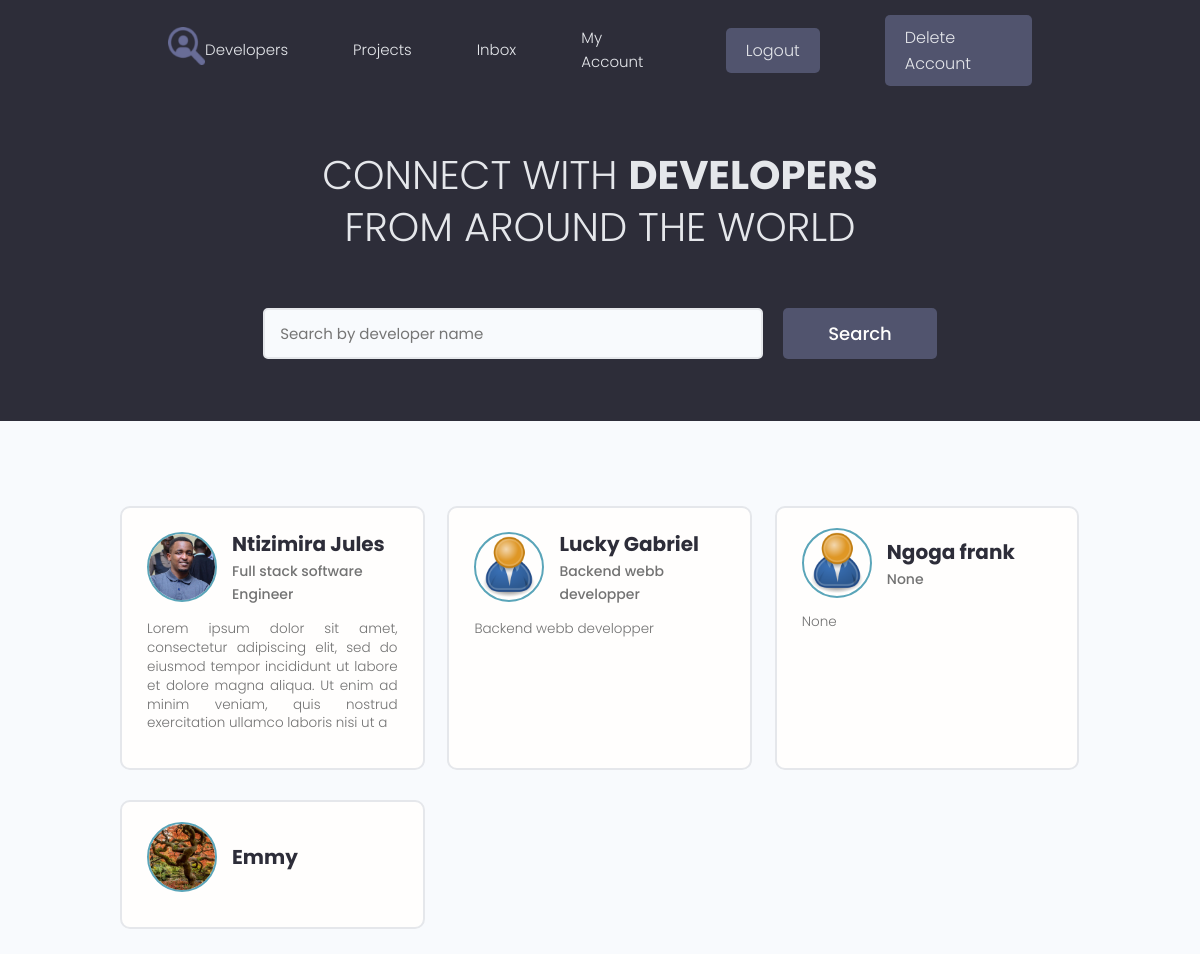
The page /profiles (signed in) on the database its author committed.
### models/user.py (models this page shows, shortened)
class Profile(BaseModel, Base):
    __tablename__ = 'profiles'
    user_id = Column(String(60), ForeignKey('users.id'))
    user = relationship("User", back_populates="profile")
    username = Column(String(150), nullable=False, unique=True)
    email = Column(String(150), nullable=False)
    name = Column(String(150), nullable=False)
    bio = Column(Text, nullable=True)
    location = Column(String(150), nullable=True)
    headline = Column(String(250), nullable=True)
    profile_image_url = Column(String(2000), default='images/profiles/user-default.png')
    social_github = Column(String(200), nullable=True)
    social_linkdin = Column(String(200), nullable=True)
    social_youtube = Column(String(200), nullable=True)
    social_twitter = Column(String(200), nullable=True)
    skills = relationship("Skill", backref="profile",
                          cascade="all, delete, delete-orphan")
    comments = relationship("Comment", backref="profile", cascade="all, delete-orphan")
    rates = relationship("Rate", backref="profile", cascade="all, delete-orphan")

### webdynamic/views/users.py (the view)
@app_views.route('/profiles', methods=['GET'], strict_slashes=False)
def profiles():
    profiles = []
    searchQuery = None
    if request.args.get('text'):
        searchQuery = request.args.get('text').lower()
        for profile in storage.all(Profile).values():
            if (profile.name and searchQuery in profile.name.lower()) or (profile.bio and searchQuery in profile.bio.lower()):
                    profiles.append(profile)
            else:
                for skill in profile.skills:
                    if searchQuery in skill.name.lower():
                        profiles.append(profile)
                        break
    else:
        profiles = list(storage.all(Profile).values())
    page = int(request.args.get('page', 1))
    items_on_page, total_pages, custom_range = paginate(profiles, page)
    context = {
        'items_on_page': items_on_page,
        'total_pages': total_pages,
        'queryPage': page,
        'custom_range': custom_range,
        'searchQuery': searchQuery if searchQuery else None
        }
    return render_template('profiles.html', **context)

### models/engine/dbManager.py (called while the page is built)
    def all(self, cls=None):
        new_dict = {}
        for clss in classes:
            if cls is None or cls is classes[clss] or cls is clss:
                objs = self.__session.query(classes[clss]).all()
                for obj in objs:
                    key = obj.__class__.__name__ + '.' + obj.id
                    new_dict[key] = obj
        return (new_dict)

    def get(self, cls, id):
        for obj in self.all(cls).values():
            if id == obj.id:
                return obj

### utils/paginate.py (called while the page is built)
def paginate(data, page):
    per_page = 9
    start_index = (page - 1) * per_page
    end_index = start_index + per_page
    total_pages = (len(data) + per_page - 1) // per_page
    items_on_page = data[start_index:end_index]
    leftindex = page - 4 if page > 4 else 1
    rightIndex =  page + 5 if (page + 5) <= total_pages else total_pages + 1
    custom_range = range(leftindex, rightIndex)
    return items_on_page, total_pages, custom_range

### webdynamic/app.py (called while the page is built)
@login_manager.user_loader
def load_user(user_id):
    user = storage.get(User, user_id)
    return user

@app.context_processor
def inject_user():
    return dict(current_user=current_user)

### webdynamic/templates/profiles.html (shortened to what this page needs)
{% extends 'main.html' %}
{% block content %}
  <main class="home">
    <section class="hero-section text-center">
      <div class="container container--narrow">
        <div class="hero-section__box">
          <h2>CONNECT WITH <span>DEVELOPERS</span></h2>
          <h2>FROM AROUND THE WORLD</h2>
        </div>
        <div class="hero-section__search">
          <form class="form" action="{{url_for('app_views.profiles')}}"  method="get" enctype="multipart/form-data">
            <div class="form__field">
              <input class="input input--text" id="formInput#search" type="text" name="text"
                placeholder="Search by developer name" />
            </div>
            <input class="btn btn--sub btn--lg" type="submit" value="Search" />
          </form>
        </div>
      </div>
    </section>
    <section class="devlist">
      <div class="container">
        <div class="grid grid--three">
            {% for profile in items_on_page %}
            <div class="column card">
                <div class="dev">
                <a href="{{url_for('app_views.profile', profile_id=profile.id)}}" class="card__body">
                    <div class="dev__profile">
                    <img class="avatar avatar--md" src="{{url_for('static', filename=profile.profile_image_url)}}" alt="image" />
                    <div class="dev__meta">
                        <h3>{{profile.name}}</h3>
                        <h5>{{profile.headline}}</h5>
                    </div>
                    </div>
                    <p class="dev__info">
                        {{profile.bio[:200] if profile.bio and profile.bio|length > 150 else profile.bio}}
                    </p>
                </a>
                </div>
            </div>
            {% endfor %}
        </div>
      </div>
    </section>
  </main>
{% endblock %}

### webdynamic/static/styles/app.css (style rules this page uses)
:root { --color-sub: #2d2d39; }
.btn--sub { background-color: var(--color-sub-light); }
.card { border: 2px solid var(--color-light); }
img { width: 100%; }
.hero-section { height: 40vh; display: flex; align-items: center; background-color: var(--color-sub); }
.hero-section__box { margin-bottom: 4rem; }
.hero-section__box > h2, .hero-section__box > h2 > span { font-size: 4rem; color: var(--color-light); line-height: 1.3; text-transform: uppercase; }
.hero-section__box > h2 { font-weight: 300; }
.hero-section__box > h2 > span { font-weight: 700; }
.hero-section__search > .form { display: flex; align-items: center; justify-content: center; gap: 2rem; }
.hero-section__search > .form input.input--text { width: 50rem; }
.devlist { margin-top: 8rem; }
.devlist .grid { align-items: stretch; }
.devlist .dev .dev__profile { display: flex; align-items: center; gap: 1.5rem; }
.devlist .dev .dev__meta h3 { color: var(--color-sub); font-size: 2rem; font-weight: 700; }
.devlist .dev .dev__meta h5 { color: var(--color-text); font-size: 1.4rem; font-weight: 500; }
.devlist .dev .dev__info { margin: 1.5rem 0; font-size: 1.35rem; line-height: 1.4; text-align: justify; }

### webdynamic/static/uikit/styles/modules/_variables.css (style rules this page uses)
:root { --color-main: #5aa5b9; --color-main-light: #e6faff; --color-sub: #3f4156; --color-sub-light: #51546e; --color-sub-lighter: #ededfd; --color-text: #737373; --color-gray: #8b8b8b; --color-light: #e5e7eb; --color-light-gray: #767676; --color-bg: #f8fafd; --color-white: #fffefd; --color-white-light: #f3f3f3; --color-success: #359e64; --color-success-bg: #def8e8; --color-error: #fc4b0b; --color-error-bg: #fff2ee; --font-base: 'Poppins', arial, helvetica, 'Segoe UI', roboto, ubuntu, sans-serif; --font-monospace: 'Fira Code', 'Courier New', courier, monospace; --font-regular: 300; --font-medium: 500; --font-bold: 700; --generic-shadow: 1px 1px 5px #00000010; --generic-transition: all 0.3s ease-in-out; }

### webdynamic/static/uikit/styles/modules/_base.css (style rules this page uses)
* { margin: 0; padding: 0; box-sizing: border-box; text-rendering: optimizeLegibility; color: inherit; font-size: inherit; }
html { font-size: 50%; }
@media only screen and (min-width: 480px) { html { font-size: 56.25%; } }
@media only screen and (min-width: 1200px) { html { font-size: 62.5%; } }
body { line-height: 1.6; font-weight: 400; font-size: 1.5rem; color: var(--color-text); background-color: var(--color-bg); min-height: 100vh; }

### webdynamic/static/uikit/styles/modules/_typography.css (style rules this page uses)
* { font-family: var(--font-base); }
h2 { font-size: 3.6rem; font-weight: var(--font-bold); }
h3 { font-size: 3.2rem; font-weight: var(--font-medium); }
h5 { font-size: 2.4rem; font-weight: var(--font-medium); }
h5, h6 { font-weight: var(--font-regular); }
p, span, strong { font-size: 1.6rem; color: var(--color-text); font-weight: var(--font-regular); }
a { padding-bottom: 2px; text-decoration: none; display: inline-block; color: var(--color-main); font-weight: var(--font-medium); }

### webdynamic/static/uikit/styles/modules/_utilities.css (style rules this page uses)
.container { width: 92%; max-width: 165rem; margin: 0 auto; box-sizing: border-box; }
.container--narrow { width: 92%; max-width: 120rem; }
@media screen and (min-width: 1000px) { .container { width: 90%; } }
@media screen and (min-width: 1000px) { .container--narrow { width: 85%; } }
@media screen and (min-width: 1200px) { .container { width: 80%; } }
@media screen and (min-width: 1200px) { .container--narrow { width: 72%; } }
.text-center { text-align: center; }

### webdynamic/static/uikit/styles/modules/_avatar.css (style rules this page uses)
.avatar { border-radius: 50%; border: 2px solid var(--color-main); object-fit: cover; }
.avatar--md { height: 7rem; width: 7rem; }

### webdynamic/static/uikit/styles/modules/_button.css (style rules this page uses)
.btn { display: inline-block; position: relative; cursor: pointer; background-color: var(--color-light); font-weight: var(--font-medium); color: var(--color-sub); text-decoration: none; padding: 1rem 2rem; border-radius: 0.5rem; border: none; width: -webkit-fit-content; width: -moz-fit-content; width: fit-content; height: -webkit-fit-content; height: -moz-fit-content; height: fit-content; font-size: 1.6rem; outline-width: 0; outline-color: transparent; -webkit-backface-visibility: hidden; backface-visibility: hidden; transition: all 0.3s ease-in-out; }
.btn--sub { background-color: var(--color-sub); color: var(--color-white); }
.btn--lg { font-size: 1.8rem; padding: 1.2rem 4.5rem; }

### webdynamic/static/uikit/styles/modules/_card.css (style rules this page uses)
.card { border-radius: 1rem; background-color: var(--color-white); border: 1.5px solid var(--color-light); width: auto; height: auto; margin-top: 0.5rem; margin-bottom: 0.5rem; overflow: hidden; }
.card__body, .card__header { padding: 2rem 2.5rem; }

### rows shown on the page
Profile: profile_image_url (picture), name "Ntizimira Jules", headline "Full stack software Engineer", bio "Lorem ipsum dolor sit amet, consectetur adipiscing elit, sed do eiusmod tempor incididunt ut labore et dolore magna aliqua. Ut enim ad minim veniam, quis nostrud exercitation ullamco laboris nisi ut a"
Profile: profile_image_url (placeholder picture), name "Lucky Gabriel", headline "Backend webb developper", bio "Backend webb developper"
Profile: profile_image_url (placeholder picture), name "Ngoga frank", headline "None", bio "None"
Profile: profile_image_url (picture), name "Emmy"
